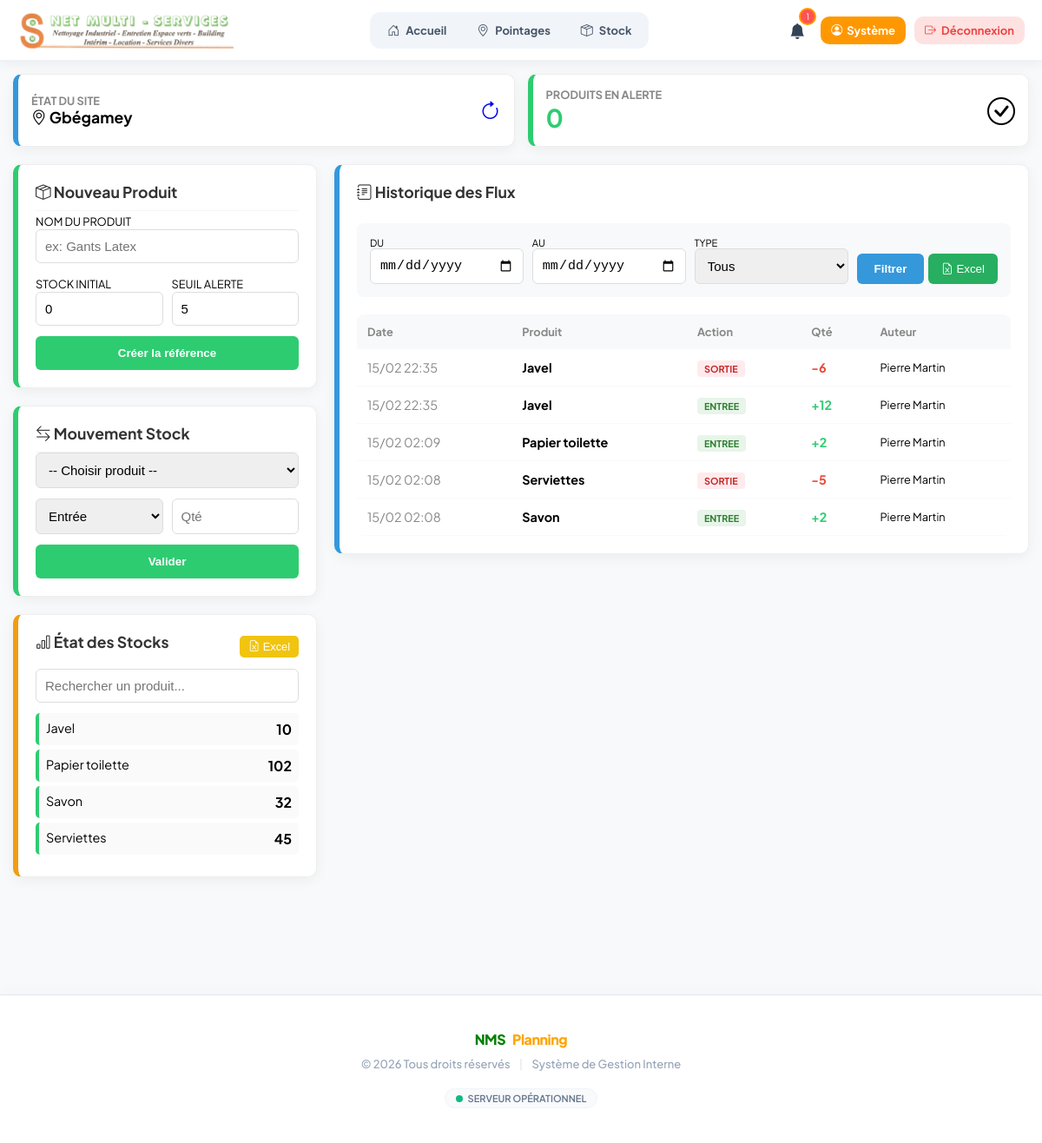
/stock/manage_stock.php?id_site=1 (signed in), run on the app's committed database.
### tables this page shows
CREATE TABLE `sites` (
  `id_site` int NOT NULL AUTO_INCREMENT,
  `nom_site` varchar(150) NOT NULL,
  `localisation` varchar(150) DEFAULT NULL,
  `description` text,
  PRIMARY KEY (`id_site`)
);

CREATE TABLE `produits` (
  `id_produit` int NOT NULL AUTO_INCREMENT,
  `nom_produit` varchar(150) NOT NULL,
  `quantite_actuelle` int NOT NULL DEFAULT '0',
  `created_at` timestamp NULL DEFAULT CURRENT_TIMESTAMP,
  `quantite_alerte` int DEFAULT NULL,
  `id_site` int DEFAULT NULL,
  PRIMARY KEY (`id_produit`),
  UNIQUE KEY `nom_produit` (`nom_produit`),
  KEY `id_site` (`id_site`),
  CONSTRAINT `produits_ibfk_1` FOREIGN KEY (`id_site`) REFERENCES `sites` (`id_site`)
);

CREATE TABLE `mouvements_stock` (
  `id_mouvement` int NOT NULL AUTO_INCREMENT,
  `id_produit` int NOT NULL,
  `type_mouvement` enum('ENTREE','SORTIE') NOT NULL,
  `quantite` int NOT NULL,
  `date_mouvement` timestamp NULL DEFAULT CURRENT_TIMESTAMP,
  `commentaire` text,
  `id_user` int DEFAULT NULL,
  `id_site` int DEFAULT NULL,
  `responsable_nom` varchar(50) NOT NULL,
  PRIMARY KEY (`id_mouvement`),
  KEY `id_produit` (`id_produit`),
  KEY `id_user` (`id_user`),
  CONSTRAINT `mouvements_stock_ibfk_1` FOREIGN KEY (`id_produit`) REFERENCES `produits` (`id_produit`) ON DELETE CASCADE,
  CONSTRAINT `mouvements_stock_ibfk_2` FOREIGN KEY (`id_user`) REFERENCES `users` (`id_user`)
);

### stock/manage_stock.php (the view, shortened to what this page needs)
<?php
require_once __DIR__ . '/../config/database.php';
$id_site = ($_SESSION['role'] === 'SUPERVISEUR') ? $_SESSION['id_site'] : ($_GET['id_site'] ?? $_SESSION['id_site'] ?? NULL);
$site_nom = "Site #$id_site";
try {
    $resCols = $pdo->query("SHOW COLUMNS FROM sites")->fetchAll(PDO::FETCH_COLUMN);
    $foundCol = in_array('nom', $resCols) ? 'nom' : (in_array('nom_site', $resCols) ? 'nom_site' : 'id_site');
    $stmtS = $pdo->prepare("SELECT $foundCol FROM sites WHERE id_site = ?");
    $stmtS->execute([$id_site]);
    $site_nom = $stmtS->fetchColumn() ?: "Site inconnu";
} catch (Exception $e) { }
$stmtAlert = $pdo->prepare("SELECT COUNT(*) FROM produits WHERE id_site = ? AND quantite_actuelle <= quantite_alerte");
$stmtAlert->execute([$id_site]);
$nb_alertes = $stmtAlert->fetchColumn();
$produits = $pdo->prepare('SELECT * FROM produits WHERE id_site = ? ORDER BY nom_produit');
$produits->execute([$id_site]);
$liste_produits = $produits->fetchAll(PDO::FETCH_ASSOC);
$date_start = $_GET['date_start'] ?? '';
$date_end = $_GET['date_end'] ?? '';
$sqlH = "SELECT m.*, p.nom_produit FROM mouvements_stock m JOIN produits p ON m.id_produit = p.id_produit WHERE m.id_site = ?";
$paramsH = [$id_site];
$sqlH .= " ORDER BY m.date_mouvement DESC LIMIT 100";
$stmtH = $pdo->prepare($sqlH);
$stmtH->execute($paramsH);
$historique = $stmtH->fetchAll(PDO::FETCH_ASSOC);
?>
<?php include_once __DIR__ . '/../includes/header.php'; ?>
<div class="stock-wrapper" data-site-id="<?= htmlspecialchars($id_site, ENT_QUOTES, 'UTF-8') ?>">
    <div style="display: grid; grid-template-columns: repeat(auto-fit, minmax(200px, 1fr)); gap: 15px; margin-bottom: 20px;">
        <div class="card border-info" style="margin:0; display:flex; align-items:center; justify-content:space-between; padding: 15px;">
            <div>
                <h4 style="margin:0; color:#888; font-size:0.8em; text-transform:uppercase;">État du Site</h4>
                <strong style="font-size:1.1em"><i class="bi bi-geo-alt"></i> <?= htmlspecialchars($site_nom) ?></strong>
            </div>
            <a href="manage_stock.php" style="text-decoration:none; font-size:1.5rem"><i class="bi bi-arrow-clockwise"></i></a>
        </div>
        <div class="card <?= $nb_alertes > 0 ? 'border-danger' : 'border-success' ?>" style="margin:0; display:flex; align-items:center; justify-content:space-between; padding: 15px;">
            <div>
                <h4 style="margin:0; color:#888; font-size:0.8em; text-transform:uppercase;">Produits en Alerte</h4>
                <strong style="font-size:1.8em; color: <?= $nb_alertes > 0 ? 'var(--p-red)' : 'var(--p-green)' ?>"><?= $nb_alertes ?></strong>
            </div>
            <span style="font-size:2rem"><?= $nb_alertes > 0 ? '<i class="bi bi-exclamation-triangle"></i>' : '<i class="bi bi-check-circle"></i>' ?></span>
        </div>
    </div>
    <div class="stock-grid">
        <div class="stock-sidebar">
            <div class="card border-success">
                <h3><i class="bi bi-box-seam"></i> Nouveau Produit</h3>
                <form method="post">
                    <label style="font-size:0.8em">NOM DU PRODUIT</label>
                    <input type="text" name="nom_produit" class="form-control" placeholder="ex: Gants Latex" required>
                    <div style="display:flex; gap:10px">
                        <div style="flex:1">
                            <label style="font-size:0.8em">STOCK INITIAL</label>
                            <input type="number" name="quantite_initiale" class="form-control" value="0">
                        </div>
                        <div style="flex:1">
                            <label style="font-size:0.8em">SEUIL ALERTE</label>
                            <input type="number" name="quantite_alerte" class="form-control" value="5">
                        </div>
                    </div>
                    <button type="submit" name="create_produit" class="btn-main" style="background: var(--p-green)">Créer la référence</button>
                </form>
            </div>
            <div class="card border-success">
                <h3><i class="bi bi-arrow-left-right"></i> Mouvement Stock</h3>
                <form method="post">
                    <select name="id_produit" class="form-control" required>
                        <option value="">-- Choisir produit --</option>
                    </select>
                    <div style="display:flex; gap:10px">
                        <select name="type_mouvement" class="form-control" style="flex:1">
                            <option value="entree">Entrée</option>
                        </select>
                        <input type="number" name="quantite" class="form-control" style="flex:1" placeholder="Qté" min="1" required>
                    </div>
                    <button type="submit" name="add_mouvement" class="btn-main" style="background: var(--p-green)">Valider</button>
                </form>
            </div>
            <div class="card border-warning">
                <div style="display:flex; justify-content:space-between; align-items:center; margin-bottom:10px">
                    <h3 style="border:none; margin:0"><i class="bi bi-bar-chart"></i> État des Stocks</h3>
                    <button onclick="exportStockActuel()" style="background:#f1c40f; border:none; padding:5px 10px; border-radius:5px; color:white; cursor:pointer; font-size:0.8em"><i class="bi bi-file-earmark-excel"></i> Excel</button>
                </div>
                <input type="text" id="searchStock" class="form-control" placeholder="Rechercher un produit..." onkeyup="filterStock()">
                <div id="stockList" style="max-height: 400px; overflow-y: auto;">
                    <?php foreach($liste_produits as $p):
                        $is_low = $p['quantite_actuelle'] <= $p['quantite_alerte'];
                    ?>
                    <div class="product-item" style="display:flex; justify-content:space-between; padding:8px; border-radius:5px; margin-bottom:5px; background: <?= $is_low ? '#fff5f5':'#fafafa' ?>; border-left: 4px solid <?= $is_low ? 'var(--p-red)':'var(--p-green)' ?>;">
                        <span class="product-name" style="font-size:0.9em"><?= htmlspecialchars($p['nom_produit']) ?></span>
                        <strong><?= $p['quantite_actuelle'] ?></strong>
                    </div>
                    <?php endforeach; ?>
                </div>
            </div>
        </div>
        <div class="stock-main">
            <div class="card border-info">
                <div style="margin-bottom:20px">
                    <h3 style="border:none; margin-bottom:15px"><i class="bi bi-journal-text"></i> Historique des Flux</h3>
                    <form method="GET" style="display:flex; flex-wrap:wrap; gap:10px; background:#f8f9fa; padding:15px; border-radius:8px">
                        <div style="flex:1; min-width:120px">
                            <label style="font-size:0.7em; display:block">DU</label>
                            <input type="date" name="date_start" class="form-control" style="margin:0" value="<?= $date_start ?>">
                        </div>
                        <div style="flex:1; min-width:120px">
                            <label style="font-size:0.7em; display:block">AU</label>
                            <input type="date" name="date_end" class="form-control" style="margin:0" value="<?= $date_end ?>">
                        </div>
                        <div style="flex:1; min-width:120px">
                            <label style="font-size:0.7em; display:block">TYPE</label>
                            <select name="f_type" class="form-control" style="margin:0">
                                <option value="">Tous</option>
                            </select>
                        </div>
                        <div style="display:flex; align-items:flex-end; gap:5px">
                            <button type="submit" class="btn-main" style="background:var(--p-blue); width:auto; padding:10px 20px">Filtrer</button>
                            <button type="button" onclick="exportHistorique()" style="background:#27ae60; border:none; padding:10px 15px; border-radius:6px; color:white; cursor:pointer"><i class="bi bi-file-earmark-excel"></i> Excel</button>
                        </div>
                    </form>
                </div>
                <div class="table-container">
                    <table class="table-mvt">
                        <thead>
                            <tr>
                                <th>Date</th>
                                <th>Produit</th>
                                <th>Action</th>
                                <th>Qté</th>
                                <th>Auteur</th>
                            </tr>
                        </thead>
                        <tbody>
                            <?php foreach($historique as $m): $isE = (trim(strtolower($m['type_mouvement'])) === 'entree'); ?>
                            <tr>
                                <td style="color:#888"><?= date('d/m H:i', strtotime($m['date_mouvement'])) ?></td>
                                <td><strong><?= htmlspecialchars($m['nom_produit']) ?></strong></td>
                                <td><span class="badge <?= $isE ? 'bg-e':'bg-s' ?>"><?= strtoupper($m['type_mouvement']) ?></span></td>
                                <td style="font-weight:bold; color: <?= $isE ? 'var(--p-green)' : 'var(--p-red)' ?>">
                                    <?= $isE ? '+' : '-' ?><?= $m['quantite'] ?>
                                </td>
                                <td style="font-size:0.8em"><?= htmlspecialchars($m['responsable_nom']) ?></td>
                            </tr>
                            <?php endforeach; ?>
                        </tbody>
                    </table>
                </div>
            </div>
        </div>
    </div>
</div>
<?php include_once __DIR__ . '/../includes/footer.php'; ?>

### assets/css/layout/header.css (style rules this page uses)
:root { --primary: #FF9800; --primary-dark: #E68900; --danger: #FF5252; --success: #4CAF50; --info: #2196F3; --text-main: #1A1C1E; --shadow: 0 4px 12px rgba(0,0,0,0.05); }
* { margin: 0; padding: 0; box-sizing: border-box; }
body { font-family: 'Plus Jakarta Sans', sans-serif; background-color: #F8F9FA; }

### assets/css/pages/stock/manage_stock.css (style rules this page uses)
:root { --p-green: #2ecc71; --p-red: #e74c3c; --p-blue: #3498db; --p-orange: #f39c12; }
.stock-wrapper { width: 100%; max-width: 1400px; margin: 0 auto; padding: 15px; box-sizing: border-box; }
.stock-grid { display: flex; flex-direction: column; gap: 20px; }
@media (min-width: 1024px) { .stock-grid { display: grid; grid-template-columns: 350px 1fr; } }
.card { background: white; border-radius: 10px; padding: 20px; box-shadow: 0 4px 15px rgba(0,0,0,0.05); margin-bottom: 20px; border: 1px solid #eee; }
.border-success { border-left: 6px solid var(--p-green) !important; }
.border-info { border-left: 6px solid var(--p-blue) !important; }
.border-warning { border-left: 6px solid var(--p-orange) !important; }
.card h3 { margin-top: 0; font-size: 1.1em; color: #333; padding-bottom: 10px; border-bottom: 1px solid #f5f5f5; }
.form-control { width: 100%; padding: 10px; border: 1px solid #ddd; border-radius: 6px; margin-bottom: 12px; font-size: 15px; }
.btn-main { width: 100%; padding: 12px; border: none; border-radius: 6px; color: white; font-weight: bold; cursor: pointer; }
.table-container { width: 100%; overflow-x: auto; border-radius: 8px; }
.table-mvt { width: 100%; border-collapse: collapse; min-width: 600px; }
.table-mvt th { background: #f8f9fa; padding: 12px; text-align: left; font-size: 0.8em; color: #888; }
.table-mvt td { padding: 12px; border-bottom: 1px solid #f9f9f9; font-size: 0.9em; }
.badge { padding: 3px 8px; border-radius: 4px; font-weight: bold; font-size: 0.75em; }
.bg-e { background: #e8f5e9; color: #2e7d32; }
.bg-s { background: #ffebee; color: #c62828; }

### data on the page
sites: nom_site "Gbégamey"
produits: nom_produit "Javel", quantite_actuelle "10"
produits: nom_produit "Papier toilette", quantite_actuelle "102"
produits: nom_produit "Savon", quantite_actuelle "32"
produits: nom_produit "Serviettes", quantite_actuelle "45"
mouvements_stock: date_mouvement "15/02 22:35", id_produit.nom_produit "Javel", type_mouvement "SORTIE", quantite "6", responsable_nom "Pierre Martin"
mouvements_stock: date_mouvement "15/02 22:35", id_produit.nom_produit "Javel", type_mouvement "ENTREE", quantite "12", responsable_nom "Pierre Martin"
mouvements_stock: date_mouvement "15/02 02:09", id_produit.nom_produit "Papier toilette", type_mouvement "ENTREE", quantite "2", responsable_nom "Pierre Martin"
mouvements_stock: date_mouvement "15/02 02:08", id_produit.nom_produit "Serviettes", type_mouvement "SORTIE", quantite "5", responsable_nom "Pierre Martin"
mouvements_stock: date_mouvement "15/02 02:08", id_produit.nom_produit "Savon", type_mouvement "ENTREE", quantite "2", responsable_nom "Pierre Martin"

### other printed values
$notifications_count "1"
$prenom "Système"
$nb_alertes "0"
